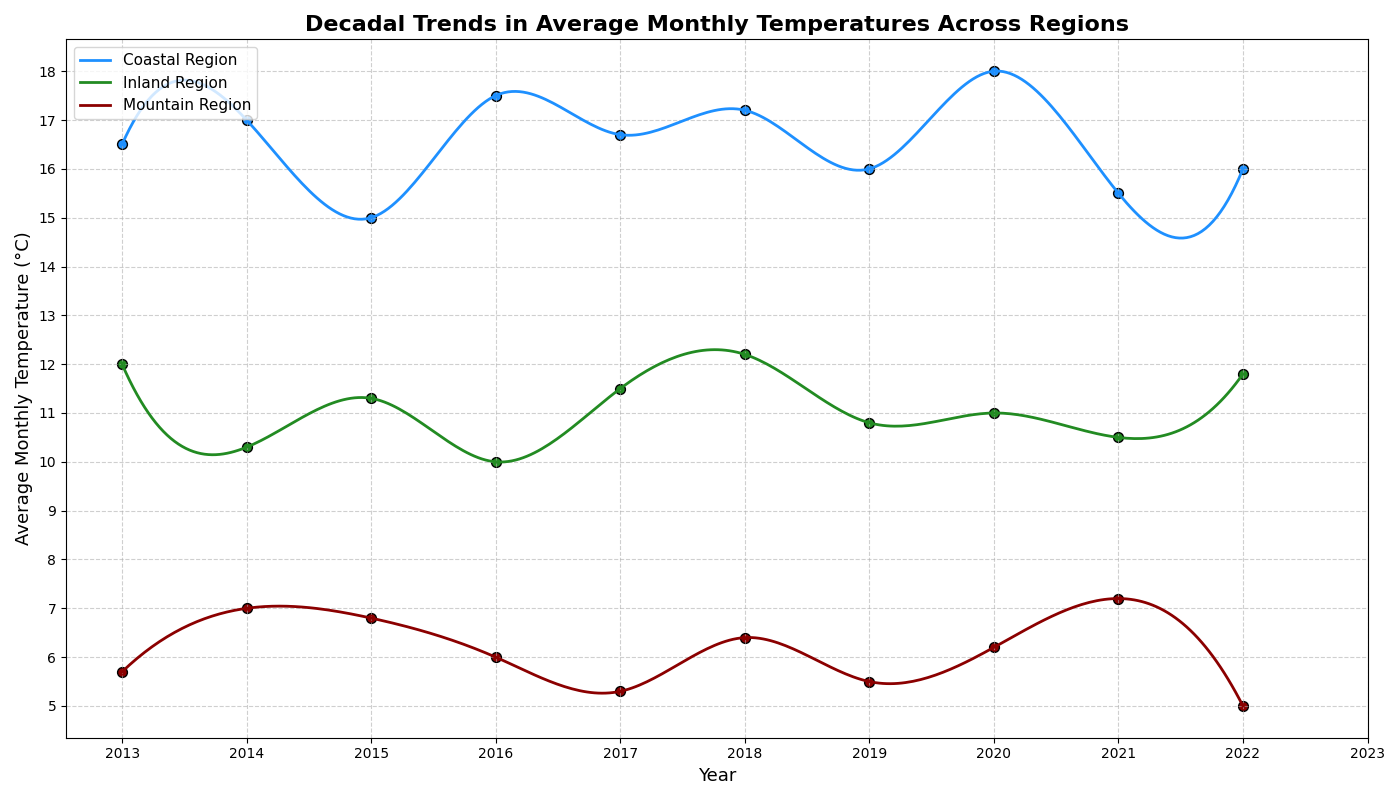

Reproduce this figure in Python.
import matplotlib.pyplot as plt
import numpy as np
from scipy.interpolate import make_interp_spline

# Data: Monthly average temperatures over 10 years for the three regions
years = np.arange(2013, 2023)
monthly_avg_temp_coastal = np.array([16.5, 17, 15, 17.5, 16.7, 17.2, 16, 18, 15.5, 16])
monthly_avg_temp_inland = np.array([12, 10.3, 11.3, 10, 11.5, 12.2, 10.8, 11, 10.5, 11.8])
monthly_avg_temp_mountain = np.array([5.7, 7, 6.8, 6, 5.3, 6.4, 5.5, 6.2, 7.2, 5])

# Spline interpolation for smoother line representation
coastal_spline = make_interp_spline(years, monthly_avg_temp_coastal, k=3)  
inland_spline = make_interp_spline(years, monthly_avg_temp_inland, k=3)
mountain_spline = make_interp_spline(years, monthly_avg_temp_mountain, k=3)

years_smooth = np.linspace(years.min(), years.max(), 300)
coastal_temp_smooth = coastal_spline(years_smooth)
inland_temp_smooth = inland_spline(years_smooth)
mountain_temp_smooth = mountain_spline(years_smooth)

# Plot configuration
plt.figure(figsize=(14, 8))

# Line plot for each region
plt.plot(years_smooth, coastal_temp_smooth, label='Coastal Region', color='dodgerblue', linewidth=2)
plt.plot(years_smooth, inland_temp_smooth, label='Inland Region', color='forestgreen', linewidth=2)
plt.plot(years_smooth, mountain_temp_smooth, label='Mountain Region', color='darkred', linewidth=2)

# Scatter plots to show actual data points
plt.scatter(years, monthly_avg_temp_coastal, color='dodgerblue', edgecolors='black', s=50)
plt.scatter(years, monthly_avg_temp_inland, color='forestgreen', edgecolors='black', s=50)
plt.scatter(years, monthly_avg_temp_mountain, color='darkred', edgecolors='black', s=50)

# Title and labels
plt.title('Decadal Trends in Average Monthly Temperatures Across Regions', fontsize=16, fontweight='bold', loc='center')
plt.xlabel('Year', fontsize=13)
plt.ylabel('Average Monthly Temperature (°C)', fontsize=13)

# Customizing x and y axis ticks
plt.xticks(np.arange(2013, 2024, step=1))
plt.yticks(np.arange(5, 19, step=1))
plt.legend(loc='upper left', fontsize=11, frameon=True)
plt.grid(True, linestyle='--', alpha=0.6)
plt.tight_layout()

# Display the plot
plt.show()
